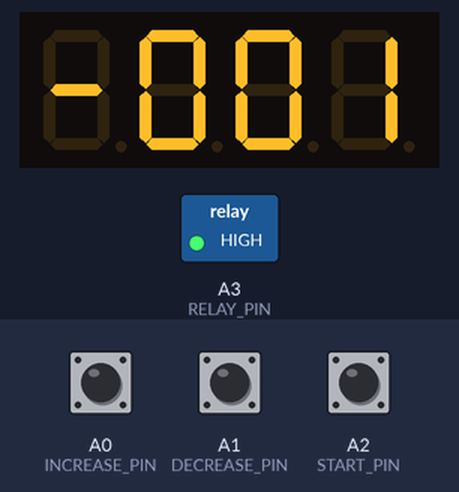
A sketch run on a simulated Arduino Uno, built with avr-gcc and run on an emulated ATmega328P. Shown: 4-digit seven-segment display, switched loads named in the sketch (green lamp = pin HIGH). The test bench sets the inputs (shaded band); at power-on: A0 (INCREASE_PIN) HIGH, A2 (START_PIN) HIGH, A1 (DECREASE_PIN) HIGH. EEPROM starts erased.

Above: at 1.2 s.
1.3 s: A0 (INCREASE_PIN) pulled LOW for 0.15 s
At 2.5 s:
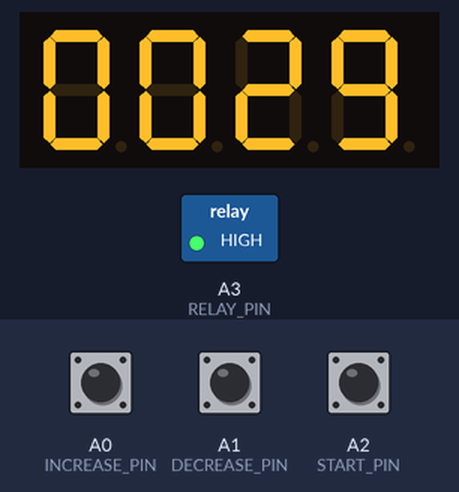
2.9 s: A2 (START_PIN) pulled LOW for 0.15 s
At 3.7 s:
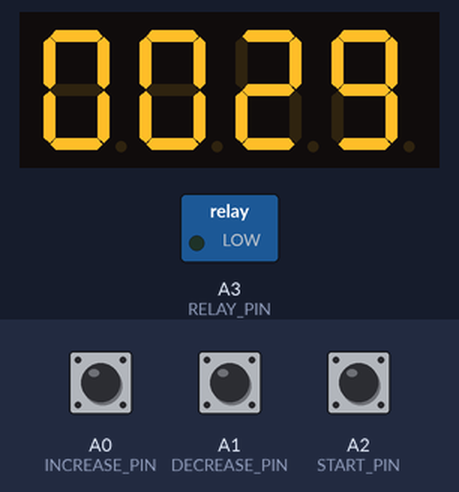
Timing chart, 0 to 5.9 s (numbered marks = the images above; inputs shaded):
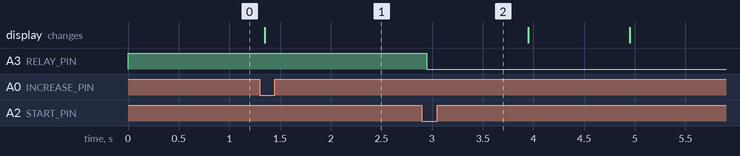

Measured:
- after the input at 1.3 s, the display: changes after 0.05 s (image 1)
- after the input at 2.9 s, A3 (RELAY_PIN): HIGH → LOW after 0.05 s

The sketch:

light_box.ino
```cpp
#include <MsTimer2.h>
#include <EEPROM.h>
#include <SevSeg.h>
#include <Bounce2.h>

#define INCREASE_PIN    A0
#define DECREASE_PIN    A1
#define START_PIN       A2
#define RELAY_PIN       A3

#define TIME_ADDR   0x0000

#define MAX_TIME    9999
#define MIN_TIME    0

SevSeg sevseg;

Bounce increaseDebouncer = Bounce();
Bounce decreaseDebouncer = Bounce();
Bounce startDebouncer = Bounce();

bool starting = false;
int timer = 0;

void initSevSeg() {

  byte digitPins[] = { 13, 12, 11, 10 };
  byte segmentPins[] = { 9, 8, 7, 6, 5, 4, 3, 2 };

  sevseg.begin(COMMON_CATHODE, 4, digitPins, segmentPins, false, false, true, true);
  sevseg.setBrightness(90);
}

void initButtons() {
  increaseDebouncer.attach(INCREASE_PIN, INPUT_PULLUP);
  decreaseDebouncer.attach(DECREASE_PIN, INPUT_PULLUP);
  startDebouncer.attach(START_PIN, INPUT_PULLUP);

  increaseDebouncer.interval(50);
  decreaseDebouncer.interval(50);
  startDebouncer.interval(50);
}

void handleTiming() {
  timer -= 1;

  if (timer <= 0) {
    starting = false;
    digitalWrite(RELAY_PIN, HIGH);
    MsTimer2::stop();
    loadTimer();
  }
}

void setup() {
  Serial.begin(9600);

  loadTimer();

  initSevSeg();
  initButtons();

  pinMode(RELAY_PIN, OUTPUT);
  digitalWrite(RELAY_PIN, HIGH);

  MsTimer2::set(1000,  handleTiming);
}

void loadTimer() {
  EEPROM.get(TIME_ADDR, timer);
}

void saveTimer() {
  if (timer < MIN_TIME || timer > MAX_TIME) {
    timer = 0;
  }
  EEPROM.write(TIME_ADDR, timer);
}

void loop() {

  if (!starting) {
    if (timer > 0) {
      startDebouncer.update();
      if (startDebouncer.fell()) {
        MsTimer2::start();
        digitalWrite(RELAY_PIN, LOW);
        starting = true;
      }
    }

    increaseDebouncer.update();
    if (increaseDebouncer.fell()) {
      timer += 30;
      saveTimer();
    }

    decreaseDebouncer.update();
    if (decreaseDebouncer.fell()) {
      timer -= 30;
      saveTimer();
    }
  }

  sevseg.setNumber(timer, -1);
  sevseg.refreshDisplay();
}
```
